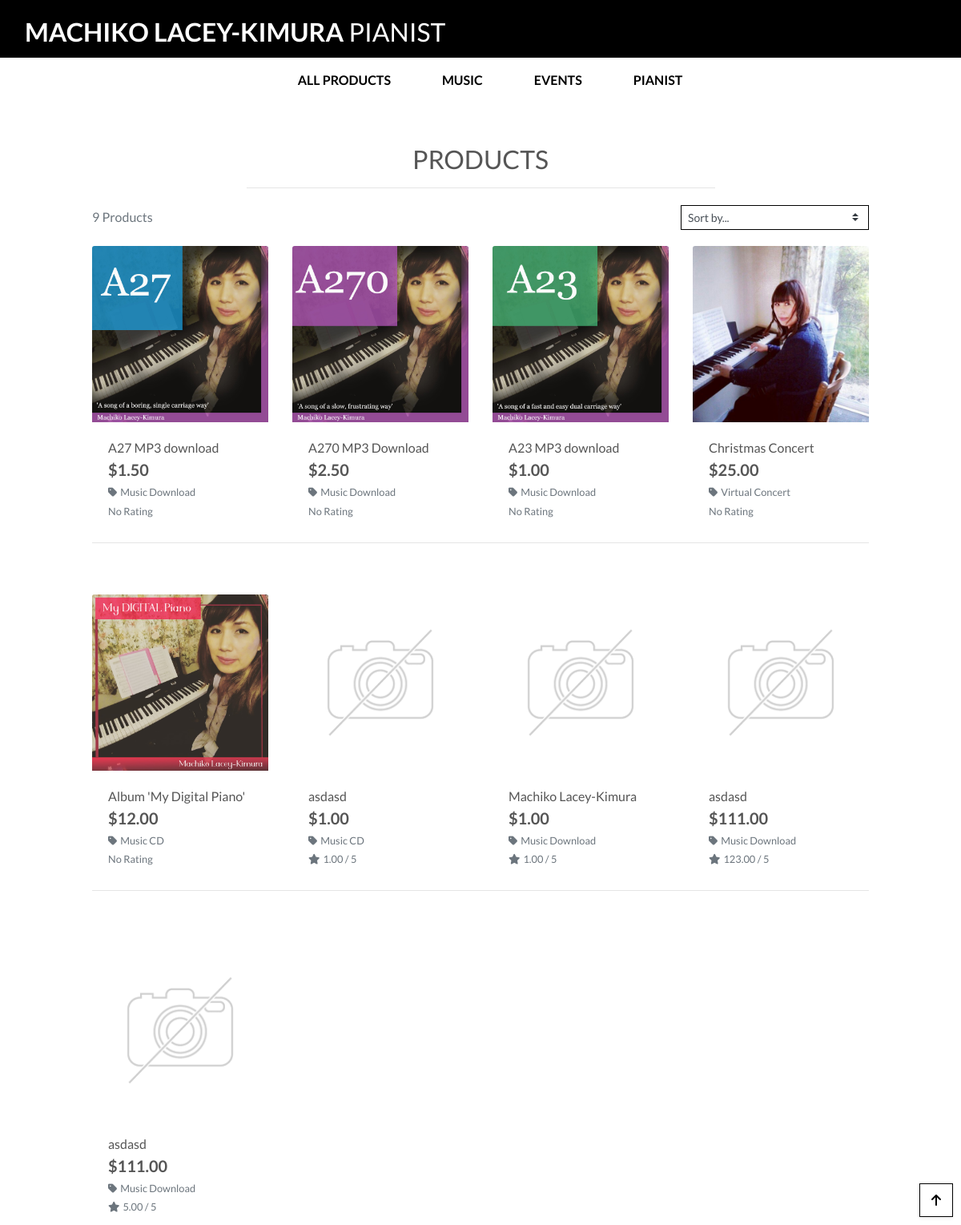
Before: /products/ with the older database file.
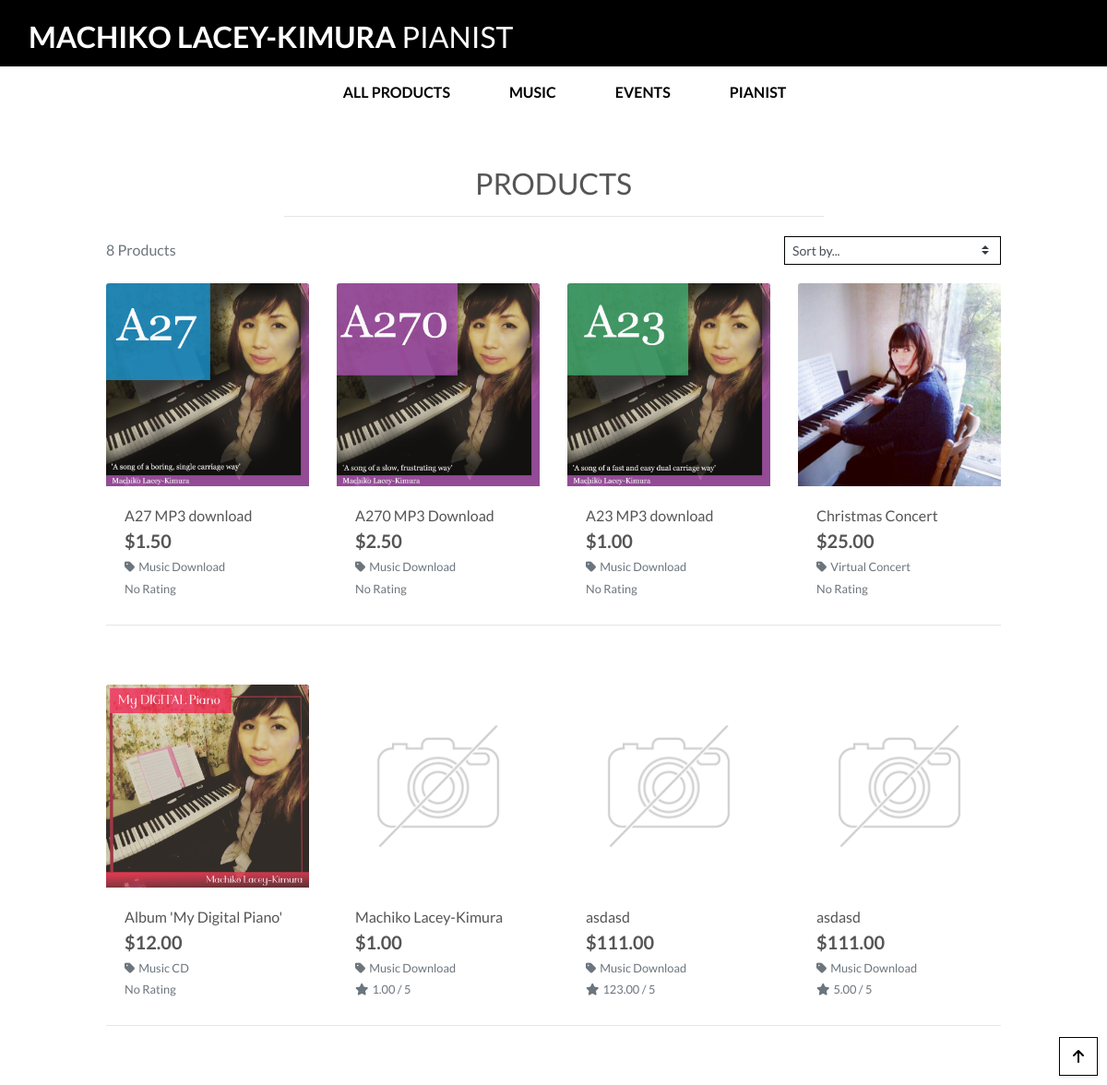
After: the same page with the newer database file.
### products/models.py (models this page shows, shortened)
class Product(models.Model):
    category = models.ForeignKey('Category', null=True, blank=True, on_delete=models.SET_NULL)
    sku = models.CharField(max_length=254, null=True, blank=True)
    name = models.CharField(max_length=254)
    description = models.TextField()
    has_sizes = models.BooleanField(default=False, null=True, blank=True)
    price = models.DecimalField(max_digits=6, decimal_places=2)
    rating = models.DecimalField(max_digits=6, decimal_places=2, null=True, blank=True)
    image_url = models.URLField(max_length=1024, null=True, blank=True)
    image = models.ImageField(null=True, blank=True)

class Category(models.Model):
    class Meta:
        verbose_name_plural = 'Categories'
    name = models.CharField(max_length=254)
    friendly_name = models.CharField(max_length=254, null=True, blank=True)

### products/views.py (the view, shortened to what this page needs)
# urls.py: path('', views.all_products, name='products'),
def all_products(request):
    products = Product.objects.all()
    query = None
    categories = None
    sort = None
    direction = None
    current_sorting = f'{sort}_{direction}'
    context = {
        'products': products,
        'search_term': query,
        'current_categories': categories,
        'current_sorting': current_sorting,
    }
    return render(request, 'products/products.html', context)

### bag/contexts.py (called while the page is built, shortened)
def bag_contents(request):
    bag_items = []
    total = 0
    product_count = 0
    bag = request.session.get('bag', {})
    if total < settings.FREE_DELIVERY_THRESHOLD:
        delivery = total * Decimal(settings.STANDARD_DELIVERY_PERCENTAGE / 100)
        free_delivery_delta = settings.FREE_DELIVERY_THRESHOLD - total
    else:
        delivery = 0
        free_delivery_delta = 0
    grand_total = delivery + total
    context = {
        'bag_items': bag_items,
        'total': total,
        'product_count': product_count,
        'delivery': delivery,
        'free_delivery_delta': free_delivery_delta,
        'free_delivery_threshold': settings.FREE_DELIVERY_THRESHOLD,
        'grand_total': grand_total,
    }
    return context

### products/templates/products/products.html (shortened to what the changed rows need)
{% extends "base.html" %}
{% load static %}
{% block content %}
    <div class="container-fluid">
        <div class="row">
            <div class="col text-center mt-3">
                <h2 class="logo-font">Products</h2>
            </div>
        </div>
        <div class="row">
            <div class="product-container col-10 offset-1">
                <div class="row mt-1 mb-2">
                    <div class="col-12 col-md-6 order-md-first">
                        <p class="text-muted mt-3 text-center text-md-left">
                            {{ products|length }} Products{% if search_term %} found for <strong>"{{ search_term }}"</strong>{% endif %}
                        </p>
                    </div>
                </div>
                <div class="row">
                    {% for product in products %}
                        <div class="col-sm-6 col-md-6 col-lg-4 col-xl-3">
                            <div class="card h-100 border-0">
                                {% if product.image %}
                                <a href="{% url 'product_detail' product.id %}">
                                    <img class="card-img-top img-fluid" src="{{ product.image.url }}" alt="{{ product.name }}">
                                </a>
                                {% else %}
                                <a href="{% url 'product_detail' product.id %}">
                                    <img class="card-img-top img-fluid" src="{{ MEDIA_URL }}noimage.png" alt="{{ product.name }}">
                                </a>
                                {% endif %}
                                <div class="card-body pb-0">
                                    <p class="mb-0">{{ product.name }}</p>
                                </div>
                                <div class="card-footer bg-white pt-0 border-0 text-left">
                                    <div class="row">
                                        <div class="col">
                                            <p class="lead mb-0 text-left font-weight-bold">${{ product.price }}</p>
                                            {% if product.category %}
                                            <p class="small mt-1 mb-0">
                                                <a class="text-muted" href="{% url 'products' %}?category={{ product.category.name }}">
                                                    <i class="fas fa-tag mr-1"></i>{{ product.category.friendly_name }}
                                                </a>
                                            </p>
                                            {% endif %}
                                            {% if product.rating %}
                                                <small class="text-muted"><i class="fas fa-star mr-1"></i>{{ product.rating }} / 5</small>
                                            {% else %}
                                                <small class="text-muted">No Rating</small>
                                            {% endif %}
                                        </div>
                                    </div>
                                </div>
                            </div>
                        </div>
                        {% if forloop.counter|divisibleby:4 %}
                            <div class="col-12 d-none d-xl-block mb-5">
                                <hr>
                            </div>
                        {% endif %}
                    {% endfor %}
                </div>
            </div>
        </div>
    </div>
{% endblock %}

Changed rows visible on the page:
removed Product: name "asdasd", price "1.00", category.friendly_name "Music CD", rating "1.00"
Other visible differences:
{{ products|length }}: "9" → "8"
